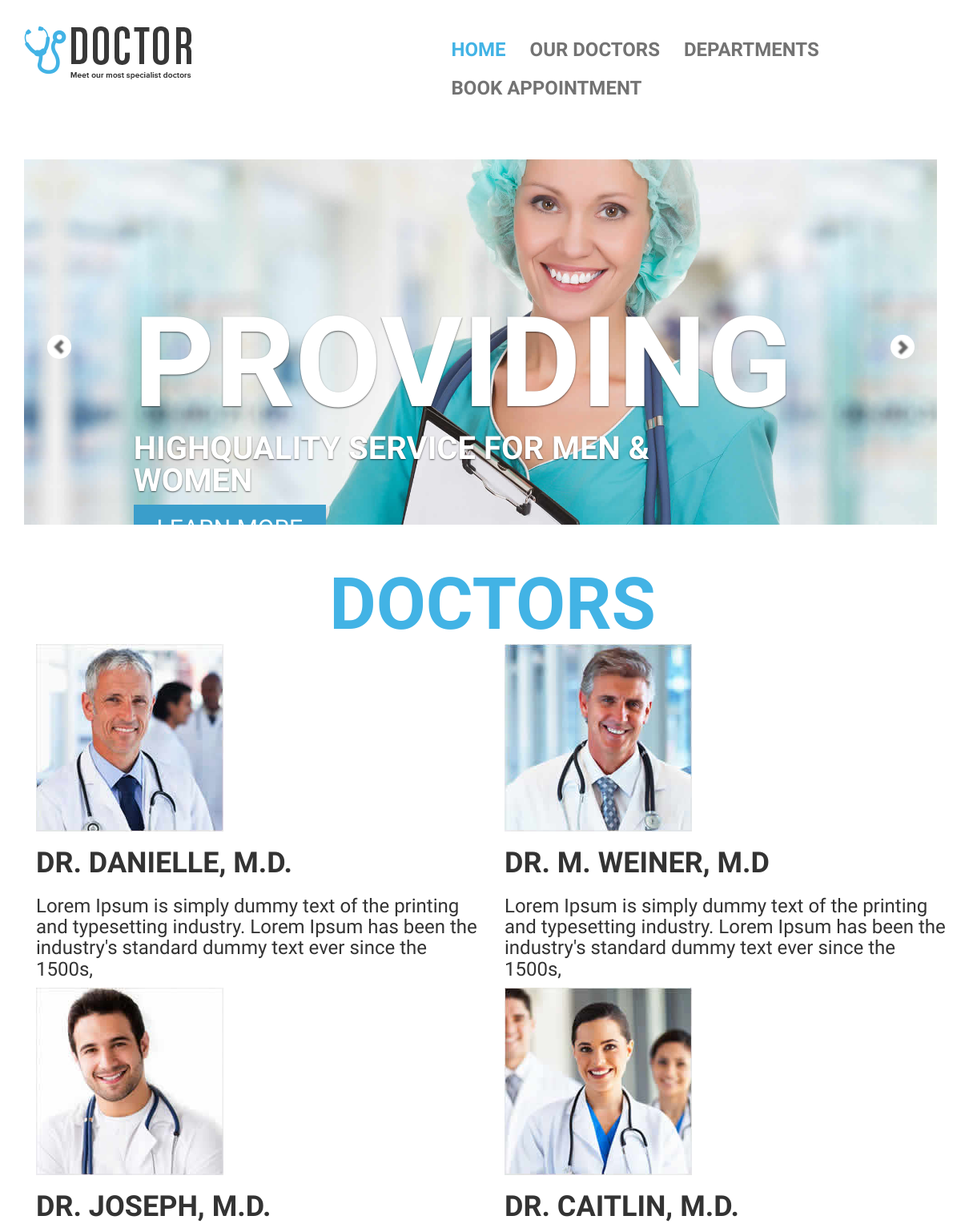
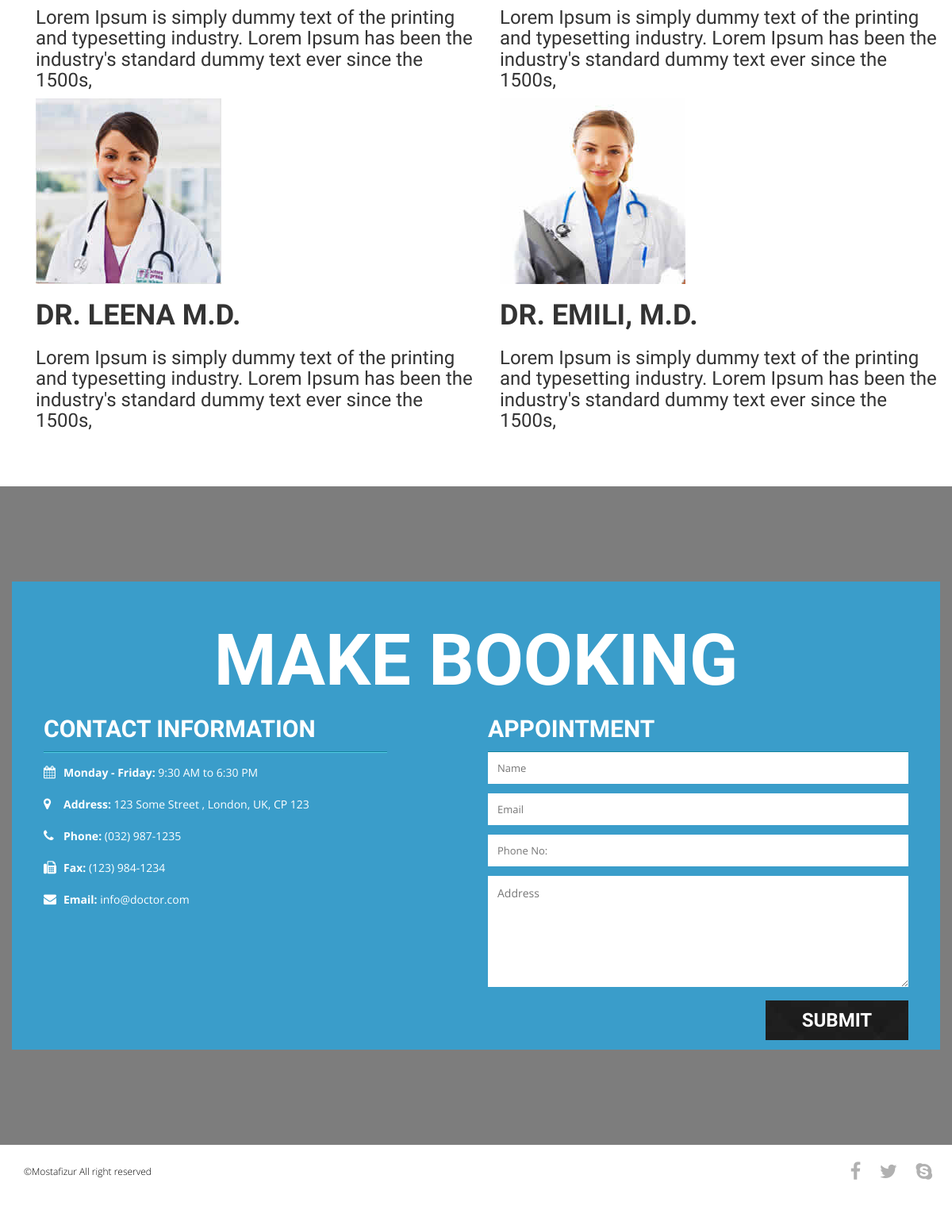
The page / on the database its author committed (2 pictures, top to bottom).
### hptl/models.py (models this page shows, shortened)
class Doctor(models.Model):
    name = models.CharField(max_length=250, unique=True)
    slug = models.SlugField(max_length=250, unique=True)
    desc = models.TextField(blank=True)
    img = models.ImageField(upload_to='image', blank=True)
    department = models.ForeignKey(Department, on_delete=models.CASCADE)
    created = models.DateTimeField(auto_now=True)
    updated = models.DateTimeField(auto_now=True)
    class Mete:
        ordering = ('name',)
        verbose_name = 'doctor'
        verbose_name_plural = 'doctors'

### hptl/views.py (the view, shortened to what this page needs)
# urls.py: path('', views.doclist, name='doclist'),
def doclist(request, d_slug=None):
    d_page = None
    doc = None
    if d_slug != None:
        d_page = get_object_or_404(Department, slug=d_slug)
        doc = Doctor.objects.filter(department=d_page)
    else:
        doc = Doctor.objects.all()
    return render(request, 'index.html', {'dept': d_page, 'doc': doc})

### hptl/context_processors.py (called while the page is built)
def menu_links(request):
    links = Department.objects.all()
    return dict(links=links)

### hptl/models.py (called while the page is built)
    def get_url(self):
        return reverse("product_by_dept", args=[self.slug])

### templates/index.html (shortened to what this page needs)
{% load static %}
<!DOCTYPE html>
<html lang="en" xmlns="http://www.w3.org/1999/html">
<head>
	<link rel="stylesheet" href="{% static 'css/font-awesome.min.css' %}">
	<link rel="stylesheet" href="{% static 'css/bootstrap.min.css' %}">
	<link rel="stylesheet" href="{% static 'css/style.css' %}">
</head>
<body>
	<header class="top-header">
		<div class="container">
			<div class="row">
				<div class="col-xs-5 header-logo">
					<br>
					<a href="index.html"><img src="{% static 'img/logo.png' %}" alt="" class="img-responsive logo"></a>
				</div>
				<div class="col-md-7">
					<nav class="navbar navbar-default">
					  <div class="container-fluid nav-bar">
					    <div class="collapse navbar-collapse" id="bs-example-navbar-collapse-1">
					      <ul class="nav navbar-nav navbar-right">
					        <li><a class="menu active" href="{% url 'doclist' %}" >Home</a></li>
					        <li><a class="menu" href="#team">Our Doctors</a></li>
							  <li class="nav-item dropdown">
								  <a class="nav-link dropdown-toggle"  data-toggle="dropdown" aria-expanded="false">
									  Departments
								  </a>
							  </li>
					        <li><a class="menu" href="#contact"> Book Appointment</a></li>
					      </ul>
					    </div>
					  </div>
					</nav>
				</div>
			</div>
		</div>
	</header>
	<br>
	<br>
	<br>
	<br>
			<section class="team">
	<div class="dept">
	<div class="container">
		{% if dept %}
		<div class="container">
			<div class="row">
				<div class="team-heading text-center">
					<h2>{{dept.name}}</h2>
				</div>
			</div>
		</div>
		<div >
			<div>
				<center><img src="{{dept.img.url}}" style="width:400px;"></center>
				<h3>{{dept.desc}}</h3>
			</div>
		</div>
	</div>
		</div>
			</section>
{% else %}
	<section class="slider" id="home">
		<div class="container-fluid">
			<div class="row">
			    <div id="carouselHacked" class="carousel slide carousel-fade" data-ride="carousel">
					<div class="header-backup"></div>
			        <div class="carousel-inner" role="listbox">
			            <div class="item active">
			            	<img src="{% static 'img/slide-one.jpg' %}" alt="">
			                <div class="carousel-caption">
		               			<h1>providing</h1>
		               			<p>highquality service for men &amp; women</p>
		               			<button>learn more</button>
			                </div>
			            </div>
			        </div>
			        <a class="left carousel-control" href="#carouselHacked" role="button" data-slide="prev">
			            <span class="glyphicon glyphicon-chevron-left" aria-hidden="true"></span>
			        </a>
			        <a class="right carousel-control" href="#carouselHacked" role="button" data-slide="next">
			            <span class="glyphicon glyphicon-chevron-right" aria-hidden="true"></span>
			        </a>
			    </div>
			</div>
		</div>
	</section>
{% endif %}
	<section class="team" id="team">
		<div class="container">
			<div class="row">
				<div class="team-heading text-center">
					<h2>doctors</h2>
				</div>
						  {% for d in doc %}
						<div class="col-lg-6 col-lg-6">
							<img src="{{d.img.url}}">
							<h1>{{d.name}}</h1>
							<h3>{{d.desc}}</h3>
						</div>
						  {% endfor %}
			</div>
		</div>
	</section>
	<div class="api-map" id="contact">
		<div class="container-fluid">
			<div class="row">
				<div class="col-md-12 map" id="map"></div>
			</div>
		</div>
	</div>
	<section class="contact">
		<div class="container">
			<div class="row">
				<div class="contact-caption clearfix">
					<div class="contact-heading text-center">
						<h2>Make Booking</h2>
					</div>
					<div class="col-md-5 contact-info text-left">
						<h3>contact information</h3>
						<div class="info-detail">
							<ul><li><i class="fa fa-calendar"></i><span>Monday - Friday:</span> 9:30 AM to 6:30 PM</li></ul>
							<ul><li><i class="fa fa-map-marker"></i><span>Address:</span> 123 Some Street , London, UK, CP 123</li></ul>
							<ul><li><i class="fa fa-phone"></i><span>Phone:</span> (032) 987-1235</li></ul>
							<ul><li><i class="fa fa-fax"></i><span>Fax:</span> (123) 984-1234</li></ul>
							<ul><li><i class="fa fa-envelope"></i><span>Email:</span> info@doctor.com</li></ul>
						</div>
					</div>
					<div class="col-md-6 col-md-offset-1 contact-form">
						<h3>appointment</h3>
						<form method="post">
							<input  class="name" type="text" name="name" placeholder="Name">
							<input class="email" type="email" name="email" placeholder="Email">
							<input class="phone" type="text" name="num" placeholder="Phone No:">
							<textarea class="message" name="adr"  cols="30" rows="10" placeholder="Address"></textarea>
							<input class="submit-btn" type="submit" value="SUBMIT">
						</form>
					</div>
				</div>
			</div>
		</div>
	</section>
	<footer class="footer clearfix">
		<div class="container">
			<div class="row">
				<div class="col-xs-6 footer-para">
					<p>&copy;Mostafizur All right reserved</p>
				</div>
				<div class="col-xs-6 text-right">
					<a href=""><i class="fa fa-facebook"></i></a>
					<a href=""><i class="fa fa-twitter"></i></a>
					<a href=""><i class="fa fa-skype"></i></a>
				</div>
			</div>
		</div>
	</footer>
</body>
</html>

### rows shown on the page
Doctor: img (picture), name "DR. DANIELLE, M.D.", desc "Lorem Ipsum is simply dummy text of the printing and typesetting industry. Lorem Ipsum has been the industry's standard dummy text ever since the 1500s,"
Doctor: img (picture), name "DR. M. WEINER, M.D", desc "Lorem Ipsum is simply dummy text of the printing and typesetting industry. Lorem Ipsum has been the industry's standard dummy text ever since the 1500s,"
Doctor: img (picture), name "DR. JOSEPH, M.D.", desc "Lorem Ipsum is simply dummy text of the printing and typesetting industry. Lorem Ipsum has been the industry's standard dummy text ever since the 1500s,"
Doctor: img (picture), name "DR. CAITLIN, M.D.", desc "Lorem Ipsum is simply dummy text of the printing and typesetting industry. Lorem Ipsum has been the industry's standard dummy text ever since the 1500s,"
Doctor: img (picture), name "DR. LEENA M.D.", desc "Lorem Ipsum is simply dummy text of the printing and typesetting industry. Lorem Ipsum has been the industry's standard dummy text ever since the 1500s,"
Doctor: img (picture), name "DR. EMILI, M.D.", desc "Lorem Ipsum is simply dummy text of the printing and typesetting industry. Lorem Ipsum has been the industry's standard dummy text ever since the 1500s,"
